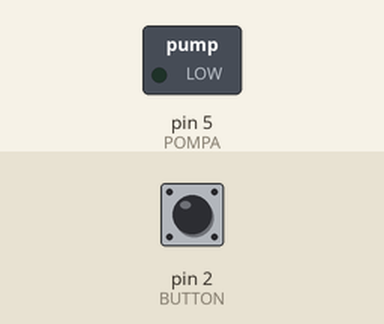
This sketch was run on a simulated Arduino Uno, built with avr-gcc and run on an emulated ATmega328P. Shown: switched loads named in the sketch (green lamp = pin HIGH). The test bench sets the inputs (shaded band); at power-on: pin 2 (BUTTON) HIGH.

Above: at 1.2 s.
1.3 s: pin 2 (BUTTON) pulled LOW for 0.15 s
At 2.9 s:
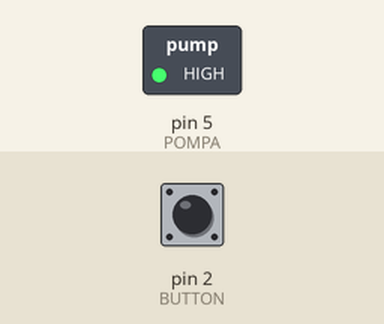
Timing chart, 0 to 9.0 s (numbered marks = the images above; inputs shaded):
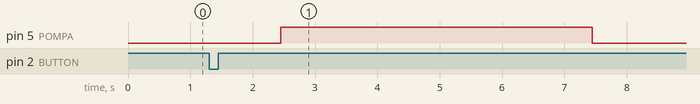

Measured:
- after the input at 1.3 s, pin 5 (POMPA): LOW → HIGH after 1.2 s, → LOW 5.0 s later

The sketch:

Chamber7.ino
```cpp
  #define POMPA 5
#define BUTTON 2
bool lastState;
bool btn;
uint64_t prevMillis;
uint64_t oneMin;

void setup() {
  pinMode(POMPA,OUTPUT);
  pinMode(BUTTON,INPUT_PULLUP);
}

void loop() {
 btn=digitalRead(BUTTON);
 if(btn==LOW && lastState==HIGH){
   prevMillis=millis();
 }
 else if(btn==HIGH && lastState==LOW){
  if(millis()-prevMillis>100){
    delay(1000);
    digitalWrite(POMPA,HIGH);
    if(millis()-oneMin>60000){
      delay(8000);
    }
    else{
      delay(5000);
    }
    digitalWrite(POMPA,LOW);
  }
 }
 lastState=btn;
 oneMin=millis();
}
```
